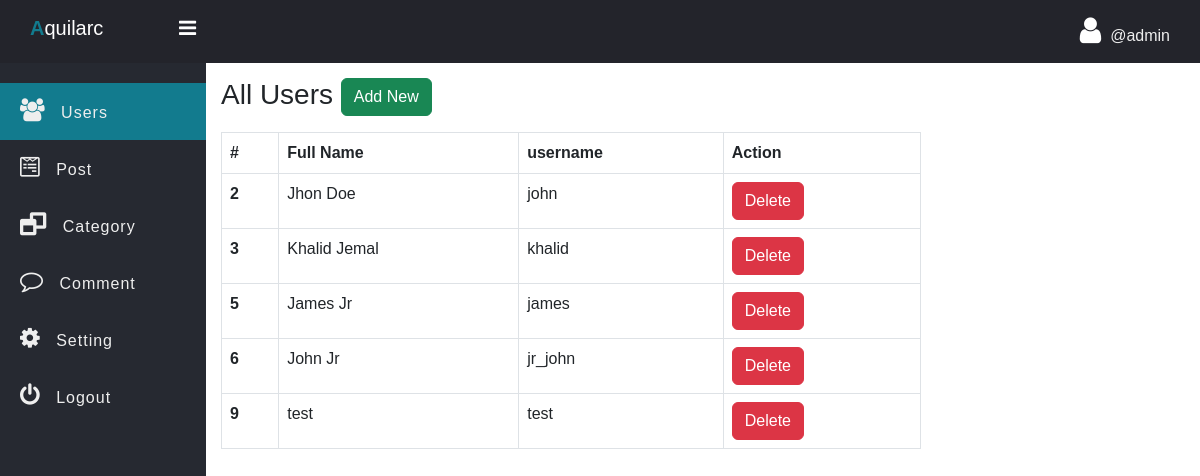
The page /blog/admin/users.php (signed in) on the database its author committed.
### tables this page shows
CREATE TABLE `users` (
  `id` int(11) NOT NULL,
  `fname` varchar(255) NOT NULL,
  `username` varchar(255) NOT NULL,
  `password` varchar(255) NOT NULL
);

### blog/admin/data/User.php (called while the page is built, shortened)
<?php
function getAll($conn){
   $sql = "SELECT id, fname, username FROM users";
   $stmt = $conn->prepare($sql);
   $stmt->execute();
   if($stmt->rowCount() >= 1){
   	   $data = $stmt->fetchAll();
   	   return $data;
   }else {
   	 return 0;
   }
}

### blog/admin/users.php (the view, shortened to what this page needs)
<?php
if (isset($_SESSION['admin_id']) && isset($_SESSION['username'])) {
 ?>
<!DOCTYPE html>
<html>
<head>
	<link rel="stylesheet" href="https://stackpath.bootstrapcdn.com/font-awesome/4.7.0/css/font-awesome.min.css">
	<link href="https://cdn.jsdelivr.net/npm/bootstrap@5.3.0/dist/css/bootstrap.min.css" rel="stylesheet">
	<link rel="stylesheet" href="../css/side-bar.css">
	<link rel="stylesheet" href="../css/style.css">
</head>
<body>
	<?php
	  include "inc/side-nav.php";
      include_once("data/User.php");
      include_once("../db_conn.php");
      $users = getAll($conn);
	?>
	 <div class="main-table">
	 	<h3 class="mb-3">All Users
	 		<a href="../signup.php" class="btn btn-success">Add New</a></h3>
	 	<?php if ($users != 0) { ?>
	 	<table class="table t1 table-bordered">
		  <thead>
		    <tr>
		      <th scope="col">#</th>
		      <th scope="col">Full Name</th>
		      <th scope="col">username</th>
		      <th scope="col">Action</th>
		    </tr>
		  </thead>
		  <tbody>
		  	<?php foreach ($users as $user) { ?>
		    <tr>
		      <th scope="row"><?=$user['id'] ?></th>
		      <td><?=$user['fname'] ?></td>
		      <td><?=$user['username'] ?></td>
		      <td>
		      	<a href="user-delete.php?user_id=<?=$user['id'] ?>" class="btn btn-danger">Delete</a>
		      </td>
		    </tr>
		    <?php } ?>
		  </tbody>
		</table>
	<?php }else{ ?>
		<div class="alert alert-warning">
			Empty!
		</div>
	<?php } ?>
	 </div>
	</section>
	</div>
</body>
</html>
<?php }else {
	header("Location: ../admin-login.php");
	exit;
} ?>

### blog/css/side-bar.css (style rules this page uses)
* { padding: 0; margin: 0; box-sizing: border-box; font-family: arial, sans-serif; }

### blog/css/style.css (style rules this page uses)
.main-table { width: 90%; max-width: 700px; }

### rows shown on the page
users: id "2", fname "Jhon Doe", username "john"
users: id "3", fname "Khalid Jemal", username "khalid"
users: id "5", fname "James Jr", username "james"
users: id "6", fname "John Jr", username "jr_john"
users: id "9", fname "test", username "test"

### other values the page prints
$_SESSION['username'] "admin"
